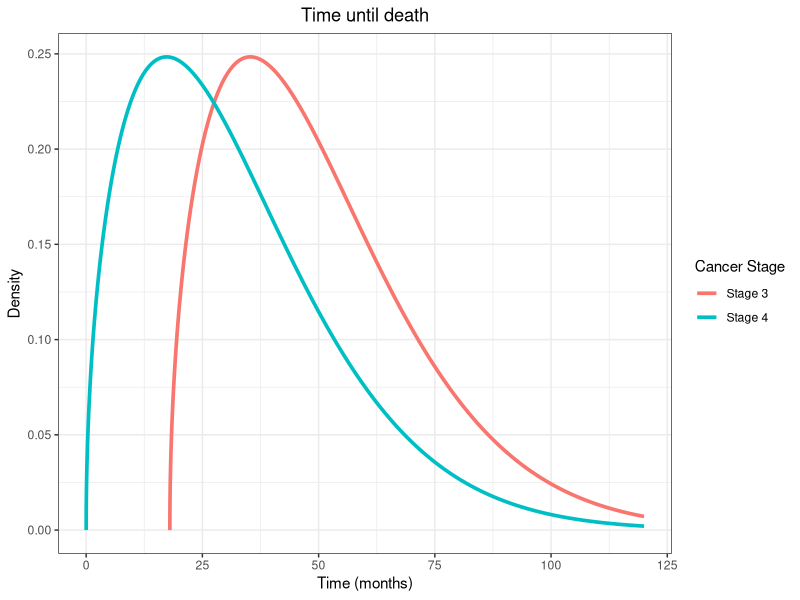
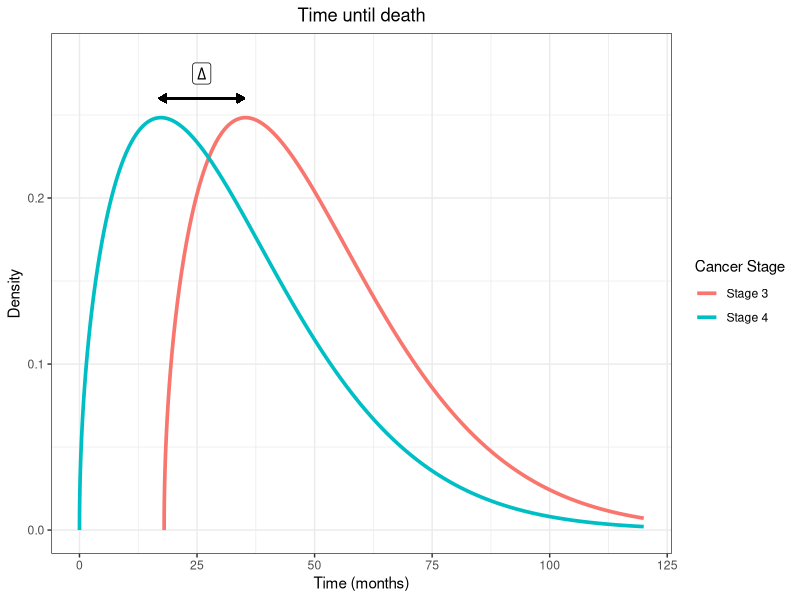
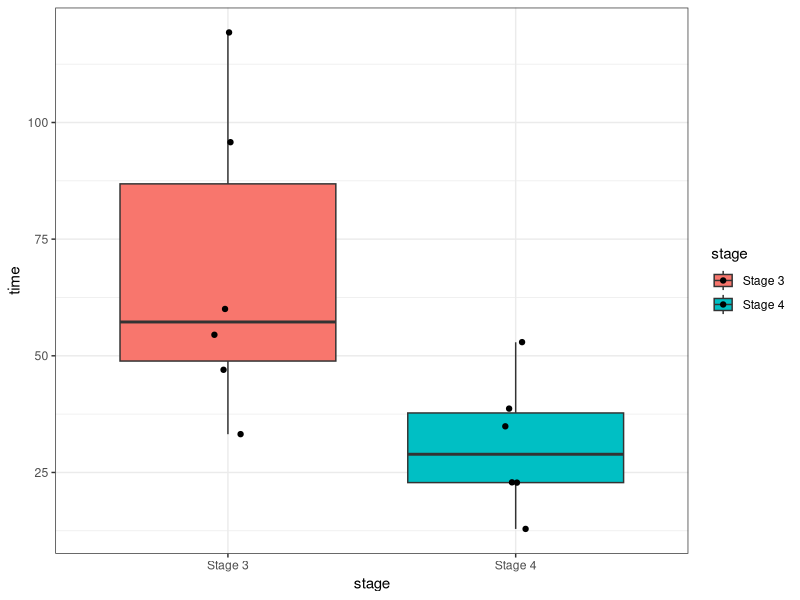
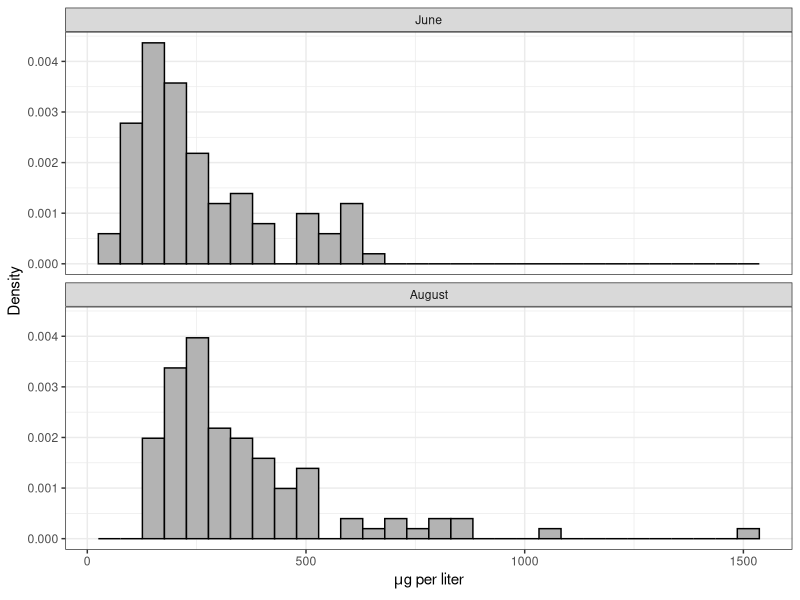
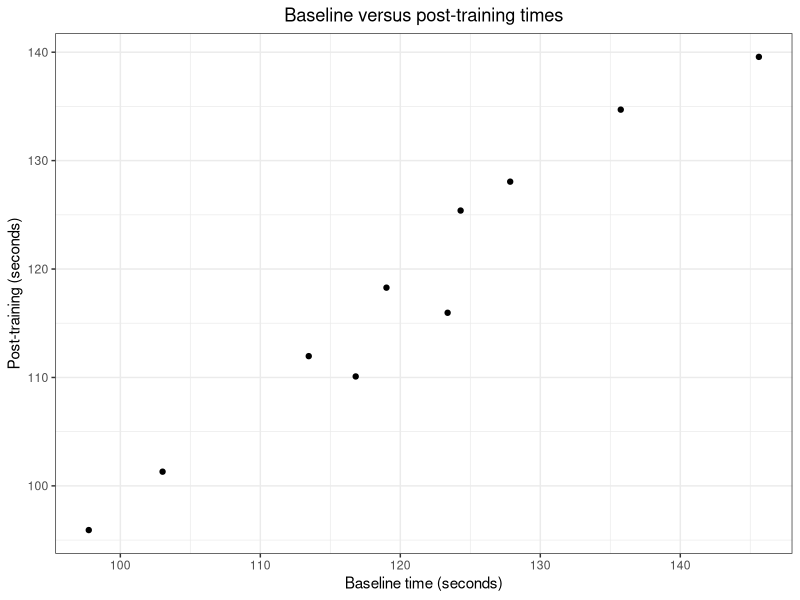
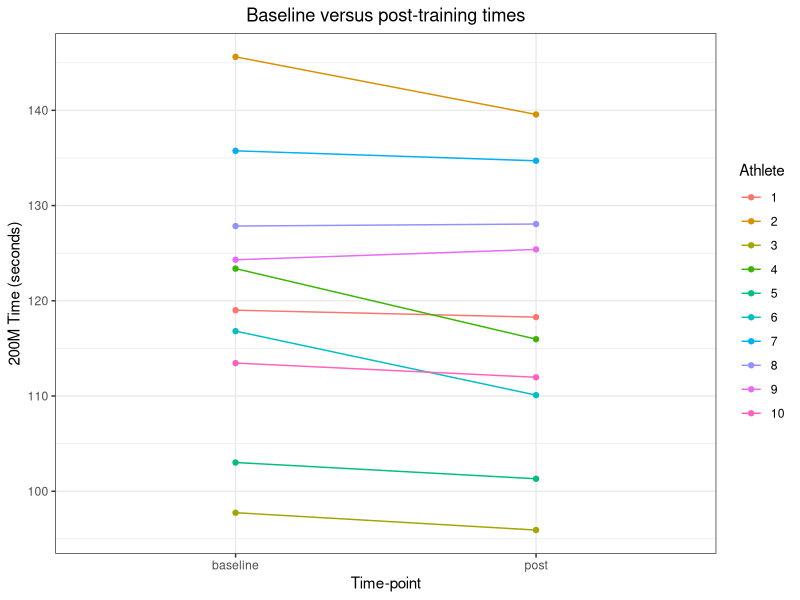

Write the R code that produced these figures, in order.
############ Prereqs ############
options(stringsAsFactors = FALSE, scipen = 600)
oldPar <- par()
os <- Sys.info()["sysname"]
baseDir <- ifelse(os == "Windows", "C:/Users/ptrainor/gdrive", "~/gdrive")

library(tidyverse)
library(ggrepel)

setwd(paste0(baseDir, "/iTeach/AST_505/myLectures/lecture11_Nonparametric"))

df1 <- data.frame(x = seq(0, 10, by = .001), `Cancer Stage` = "Stage 4")
df1$y <- dweibull(df1$x, shape = 1.5, scale = 3)
df2 <- data.frame(x = seq(0, 10, by = .001), `Cancer Stage` = "Stage 3")
df2$y <- dweibull(df2$x, shape = 1.5, scale = 3)
df2$x <- df2$x + 1.5
df1 <- rbind(df1, df2)
df1$x <- df1$x * 12

png(file = "locationShift.png", height = 4, width = 6, units = "in", res = 600)
ggplot(df1, aes(x = x, y = y, color = Cancer.Stage)) + geom_line(lwd = 1.25) + xlim(0, 120) + theme_bw() +
  ggtitle("Time until death") + theme(plot.title = element_text(hjust = 0.5)) +
  labs(x = "Time (months)", y = "Density", color = "Cancer Stage") 
dev.off()

png(file = "locationShift2.png", height = 4, width = 6, units = "in", res = 600)
ggplot(df1, aes(x = x, y = y, color = Cancer.Stage)) + geom_line(lwd = 1.25) + 
  geom_segment(aes(x = 17, xend = 35, y = .26, yend = .26), 
               arrow = arrow(length = unit(0.20,"cm"), ends="both", type = "closed"), color = "black") +
  annotate("label", x = 26, y = .275, label = expression(Delta)) +
  xlim(0, 120) + ylim(0, .285) + theme_bw() +
  ggtitle("Time until death") + theme(plot.title = element_text(hjust = 0.5)) +
  labs(x = "Time (months)", y = "Density", color = "Cancer Stage") 
dev.off()

########### Simulated Survival times ########### 
set.seed(3)
x1 <- round(rweibull(6, shape = 1.5, scale = 3) * 12,1)
set.seed(333)
x2 <- round((rweibull(6, shape = 1.5, scale = 3) + 2.5) * 12,1)
df3 <- data.frame(time = c(x1, x2), stage = c(rep("Stage 4", times = 6), rep("Stage 3", times = 6)))

# Boxplot:
png(file = "boxplot.png", height = 4, width = 6, units = "in", res = 600)
set.seed(333)
ggplot(df3, aes(x = stage, y = time, fill = stage)) + geom_boxplot() + geom_jitter(width = .05) + theme_bw()
dev.off()

# Tests:
wilcox.test(x = x1, y = x2)
test1 <- wilcox.test(time ~ stage, data = df3, exact = TRUE, alternative = "greater", conf.int = TRUE)
test1$statistic + 6 * (6 + 1) / 2
test1

# Point estimate:
combList <- expand.grid(x1 = 1:6, x2 = 1:6)
combList$diff <- combList$x2Val <- combList$x1Val <- NA
for(i in 1:nrow(combList)){
  combList$x1Val[i] <- x1[combList$x1[i]]
  combList$x2Val[i] <- x2[combList$x2[i]]
}
combList$diff <- combList$x1Val - combList$x2Val

# Confidence intervals:
sort(combList$diff)

wilcox.test(time ~ stage, data = df3, exact = TRUE, alternative = "two.sided", conf.int = TRUE)


########### Simulated data for normal appoximation ############
# micrograms per liter as phycocyanin 
set.seed(2)
x1 <- round(exp(rnorm(n = 100, mean = log(222), sd = 1/2)), 1)
set.seed(22)
x2 <- round(exp(rnorm(n = 100, mean = log(300), sd = 1/2)), 1)
df4 <- data.frame(value = c(x1, x2), month = c(rep("June", 100), rep("August", 100)))
df4$month <- factor(df4$month, levels = c("June", "August"))

png(file = "RoughHist.png", height = 5, width = 6.5, units = "in", res = 600)
ggplot(df4, aes(x = value, y = ..density..)) + geom_histogram(color = "black", fill = "grey70") + 
  facet_wrap(~month, nrow = 2) + theme_bw() + labs(x = expression(paste(mu, "g per liter")), y = "Density")
dev.off()

df4 <- df4 %>% arrange(value)
df4Counts <- df4 %>% group_by(value) %>% summarize(n = n())
df4 <- df4 %>% left_join(df4Counts)
df4$ranks <- rank(df4$value, ties = "average")

# Test statistic:
sum(df4$ranks[df4$month == "June"])

# Ties:
df4 %>% filter(n >1)

# Test:
wilcox.test(value ~ month, data = df4)
wilcox.test(x = df4$value[df4$month == "August"], y = df4$value[df4$month == "June"])

test2 <- wilcox.test(x = df4$value[df4$month == "June"], y = df4$value[df4$month == "August"])

test2$statistic + 100 * (100 + 1) / 2

wilcox.test(x = df4$value[df4$month == "June"], y = df4$value[df4$month == "August"], correct = FALSE)

# Point estimate:
combList <- expand.grid(x1 = 1:100, x2 = 1:100)
combList$diff <- combList$x2Val <- combList$x1Val <- NA
for(i in 1:nrow(combList)){
  combList$x1Val[i] <- x1[combList$x1[i]]
  combList$x2Val[i] <- x2[combList$x2[i]]
}
combList$diff <- combList$x1Val - combList$x2Val
combList$ranks <- rank(combList$diff, ties = "average")

wilcox.test(x = df4$value[df4$month == "June"], y = df4$value[df4$month == "August"], conf.int = TRUE, 
            conf.level = .9, correct = FALSE)

############ Swimming example ############
set.seed(333)
df5 <- data.frame(baseline = exp(rnorm(n = 10, mean = log(2), sd = .1)) * 60)

set.seed(3333)
df5$post <- exp(log(df5$baseline) + rnorm(10, mean = -0.025, sd = .03))
df5$diff <- df5$post - df5$baseline
df5$id <- 1:nrow(df5)
df6 <- df5 %>% gather(key = "timepoint", value = "time", -id)
df6$id <- factor(df6$id)

png(file = "scatter.png" , height = 4, width = 5, units = "in", res = 600)
ggplot(df5, aes(x = baseline, y = post)) + geom_point() + theme_bw() +
  labs(x = "Baseline time (seconds)", y = "Post-training (seconds)") +
  ggtitle("Baseline versus post-training times") + theme(plot.title = element_text(hjust = 0.5))
dev.off()

png(file = "timecourse.png", height = 4, width = 6, units = "in", res = 600)
ggplot(df6 %>% filter(timepoint != "diff"), aes(x = timepoint, y = time, color = id)) + geom_point() + 
  geom_line(aes(group = id)) + theme_bw() + labs(x = "Time-point", y = "200M Time (seconds)", color = "Athlete") +
  ggtitle("Baseline versus post-training times") + theme(plot.title = element_text(hjust = 0.5))
dev.off()

df5 <- df5 %>% arrange(abs(diff))
df5$rank <- 1:nrow(df5)
round(df5[, names(df5) %in% c("diff", "rank")], 1)
wilcox.test(x = df5$baseline, y = df5$post, paired = TRUE)
wilcox.test(y = df5$baseline, x = df5$post, paired = TRUE)
